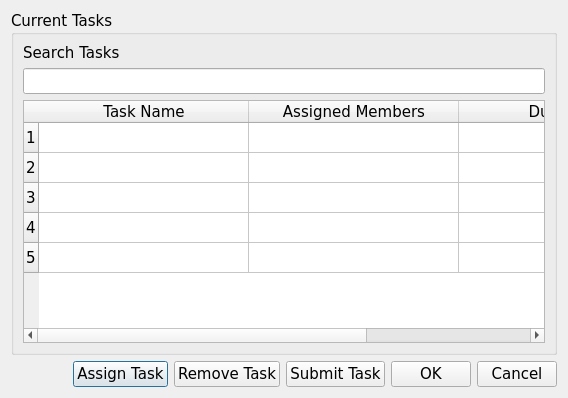
<?xml version="1.0" encoding="UTF-8"?>
<ui version="4.0">
 <class>TaskWindow</class>
 <widget class="QDialog" name="TaskWindow">
  <property name="geometry">
   <rect>
    <x>0</x>
    <y>0</y>
    <width>568</width>
    <height>398</height>
   </rect>
  </property>
  <property name="font">
   <font>
    <family>Verdana</family>
    <pointsize>11</pointsize>
   </font>
  </property>
  <property name="windowTitle">
   <string>Task Window</string>
  </property>
  <layout class="QGridLayout" name="gridLayout_2">
   <item row="1" column="0">
    <spacer name="horizontalSpacer">
     <property name="orientation">
      <enum>Qt::Orientation::Horizontal</enum>
     </property>
     <property name="sizeHint" stdset="0">
      <size>
       <width>272</width>
       <height>20</height>
      </size>
     </property>
    </spacer>
   </item>
   <item row="1" column="1">
    <widget class="QPushButton" name="assigntask_btn">
     <property name="text">
      <string>Assign Task</string>
     </property>
    </widget>
   </item>
   <item row="1" column="2">
    <widget class="QPushButton" name="removetask_btn">
     <property name="text">
      <string>Remove Task</string>
     </property>
    </widget>
   </item>
   <item row="1" column="3">
    <widget class="QPushButton" name="submit_task_btn">
     <property name="text">
      <string>Submit Task</string>
     </property>
    </widget>
   </item>
   <item row="1" column="4">
    <widget class="QPushButton" name="ok_btn">
     <property name="text">
      <string>OK</string>
     </property>
    </widget>
   </item>
   <item row="1" column="5">
    <widget class="QPushButton" name="cancel_btn">
     <property name="text">
      <string>Cancel</string>
     </property>
    </widget>
   </item>
   <item row="0" column="0" colspan="6">
    <widget class="QGroupBox" name="current_tasks_box">
     <property name="title">
      <string>Current Tasks</string>
     </property>
     <layout class="QGridLayout" name="gridLayout">
      <item row="0" column="0">
       <widget class="QLabel" name="search_tasks_label">
        <property name="text">
         <string>Search Tasks</string>
        </property>
       </widget>
      </item>
      <item row="1" column="0">
       <widget class="QLineEdit" name="search_bar_tasks"/>
      </item>
      <item row="2" column="0">
       <widget class="QTableWidget" name="task_table">
        <property name="layoutDirection">
         <enum>Qt::LayoutDirection::LeftToRight</enum>
        </property>
        <attribute name="horizontalHeaderCascadingSectionResizes">
         <bool>true</bool>
        </attribute>
        <attribute name="horizontalHeaderMinimumSectionSize">
         <number>210</number>
        </attribute>
        <attribute name="horizontalHeaderDefaultSectionSize">
         <number>210</number>
        </attribute>
        <attribute name="horizontalHeaderStretchLastSection">
         <bool>false</bool>
        </attribute>
        <attribute name="verticalHeaderVisible">
         <bool>true</bool>
        </attribute>
        <attribute name="verticalHeaderCascadingSectionResizes">
         <bool>false</bool>
        </attribute>
        <attribute name="verticalHeaderShowSortIndicator" stdset="0">
         <bool>false</bool>
        </attribute>
        <attribute name="verticalHeaderStretchLastSection">
         <bool>false</bool>
        </attribute>
        <row/>
        <row/>
        <row/>
        <row/>
        <row/>
        <column>
         <property name="text">
          <string>Task Name</string>
         </property>
        </column>
        <column>
         <property name="text">
          <string>Assigned Members</string>
         </property>
        </column>
        <column>
         <property name="text">
          <string>Due Date</string>
         </property>
        </column>
        <item row="0" column="0">
         <property name="text">
          <string/>
         </property>
        </item>
        <item row="0" column="1">
         <property name="text">
          <string/>
         </property>
        </item>
       </widget>
      </item>
     </layout>
    </widget>
   </item>
  </layout>
 </widget>
 <resources/>
 <connections/>
</ui>
